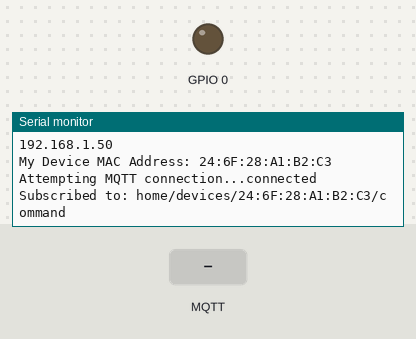
Simulated run of this sketch. Board: ESP32. On the bench: output pins drawn as LEDs (lit = HIGH), the last lines printed to the serial monitor. The inputs (shaded band) are chosen by the test bench. WiFi joins after 1.5 s; servers stay silent unless stated; no MQTT or app messages arrive unless stated.

Above: at 2.7 s.
2.8 s: MQTT message "1" arrives on the first subscribed topic
At 4.0 s:
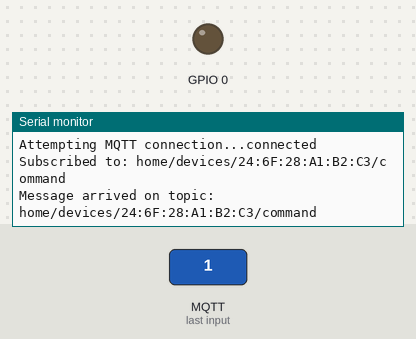
4.3 s: MQTT message "ON" arrives on the first subscribed topic
At 5.1 s:
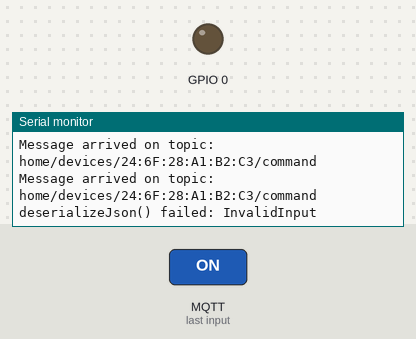

The sketch:

Esp32NodeBuildingAutomationProject.ino
```cpp
#include <WiFi.h>
#include <PubSubClient.h>
#include <ArduinoJson.h>

// 1. CREDENTIALS
const char* wifiName = "banerjee_home";     // <--- Enter your WiFi Name
const char* wifiPasswd = "35194477"; // <--- Enter your WiFi Password

// 2. SERVER CONFIG
const char* mqttServerName = "192.168.0.219"; // <--- Double check this IP!
const int mqttServerPort = 1883;

// 3. GLOBALS
String macAddress;      // We will read this from the chip
String commandTopic;    // The topic we listen to

WiFiClient espClient;
PubSubClient client(espClient);

// Setup WiFi
void setup_wifi() {
    delay(10);
    Serial.println();
    Serial.print("Connecting to ");
    Serial.println(wifiName);

    WiFi.begin(wifiName, wifiPasswd);

    while (WiFi.status() != WL_CONNECTED) {
        delay(500);
        Serial.print(".");
    }

    Serial.println("");
    Serial.println("WiFi connected");
    Serial.println("IP address: ");
    Serial.println(WiFi.localIP());
}

// Callback: What to do when a message arrives
void callback(char* topic, byte* payload, unsigned int length) {
    Serial.print("Message arrived on topic: ");
    Serial.println(topic);

    StaticJsonDocument<200> doc;
    DeserializationError error = deserializeJson(doc, payload, length);

    if (error) {
        Serial.print("deserializeJson() failed: ");
        Serial.println(error.c_str());
        return;
    }

    // MATCHING JAVA PAYLOAD: {"pin": 21, "status": "ON"}
    int pin = doc["pin"];
    const char* status = doc["status"]; // Java sends "status", not "state"

    // Sanity Check: Don't accidentally toggle Boot/UART pins (0, 1, 3)
    if (pin < 0 || pin > 39) return;

    pinMode(pin, OUTPUT);

    if (strcmp(status, "ON") == 0) {
        digitalWrite(pin, LOW);
        Serial.printf("Turned ON Pin %d\n", pin);
    }
    else if (strcmp(status, "OFF") == 0) {
        digitalWrite(pin, HIGH);
        Serial.printf("Turned OFF Pin %d\n", pin);
    }
}

void reconnect() {
    while (!client.connected()) {
        Serial.print("Attempting MQTT connection...");

        // Use MAC Address as the Client ID so the Broker knows exactly who we are
        if (client.connect(macAddress.c_str(),"esp_admin","Chiko2005#"))
        {
            Serial.println("connected");

            // Subscribe to the topic defined in Java Service
            // Topic: home/devices/{MAC}/command
            client.subscribe(commandTopic.c_str());
            Serial.print("Subscribed to: ");
            Serial.println(commandTopic);
        } else {
            Serial.print("failed, rc=");
            Serial.print(client.state());
            Serial.println(" try again in 5 seconds");
            delay(5000);
        }
    }
}

void setup() {
    Serial.begin(115200);
    setup_wifi();

    // AUTO-DETECT MAC ADDRESS
    macAddress = WiFi.macAddress();
    Serial.print("My Device MAC Address: ");
    Serial.println(macAddress);
    // ^^^ COPY THIS MAC ADDRESS INTO YOUR POSTGRES DATABASE ^^^

    // Construct Topic to match Java: "home/devices/A1:B2:C3.../command"
    commandTopic = "home/devices/" + macAddress + "/command";

    client.setServer(mqttServerName, mqttServerPort);
    client.setCallback(callback);
}

void loop() {
    if (!client.connected()) {
        reconnect();
    }
    client.loop();
}
```

Measured:
- after the input at 2.8 s, the serial monitor: prints a new line at once (image 1)
- after the input at 4.3 s, the serial monitor: prints a new line at once (image 2)
